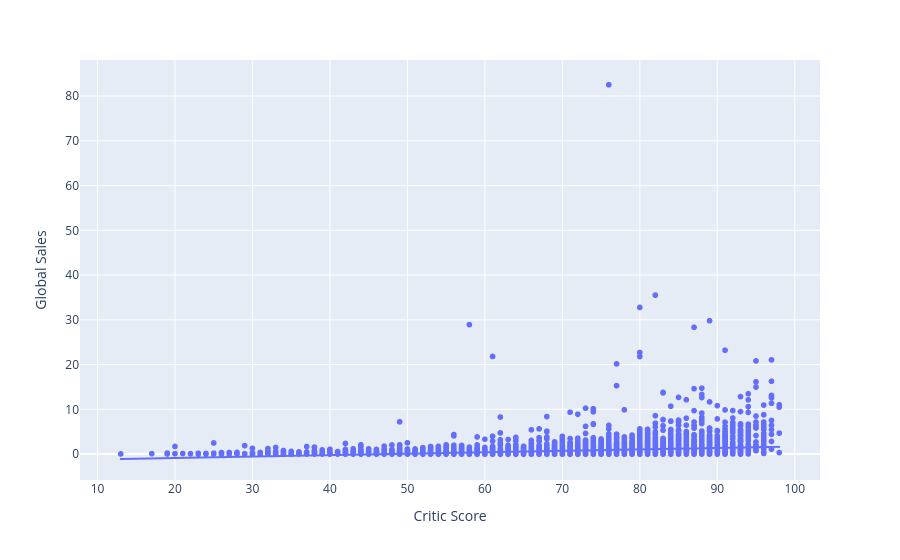

Notebook code cell kept with this figure:
### Markdown cell above
## Criando o gráfico dos jogos contra a reta ideal

### Code cell
figura = px.scatter(vendas_limpas, x="Critic Score", y="Global Sales", trendline="ols", hover_name="Name")
figura

### Figure 1 — Plotly figure (JSON) as saved in the notebook; plotly's stock layout.template omitted (floating-point values rounded to 4 significant figures; data arrays with more than 128 entries replaced by an {"elided": "..."} marker saying what was removed)
{"data": [{"hovertemplate": "<b>%{hovertext}</b><br><br>Critic Score=%{x}<br>Global Sales=%{y}<extra></extra>", "hovertext": {"elided": "8137 str values"}, "legendgroup": "", "marker": {"color": "#636efa", "symbol": "circle"}, "mode": "markers", "name": "", "showlegend": false, "type": "scattergl", "x": {"elided": "8137 float values"}, "xaxis": "x", "y": {"elided": "8137 float values"}, "yaxis": "y"}, {"hovertemplate": "<b>OLS trendline</b><br>Global Sales = 0.0319947 * Critic Score + -1.51757<br>R<sup>2</sup>=0.060256<br><br>Critic Score=%{x}<br>Global Sales=%{y} <b>(trend)</b><extra></extra>", "legendgroup": "", "marker": {"color": "#636efa", "symbol": "circle"}, "mode": "lines", "name": "", "showlegend": false, "type": "scattergl", "x": {"elided": "8137 float values"}, "xaxis": "x", "y": {"elided": "8137 float values"}, "yaxis": "y"}], "layout": {"legend": {"tracegroupgap": 0}, "margin": {"t": 60}, "xaxis": {"anchor": "y", "domain": [0, 1], "title": {"text": "Critic Score"}}, "yaxis": {"anchor": "x", "domain": [0, 1], "title": {"text": "Global Sales"}}}}
